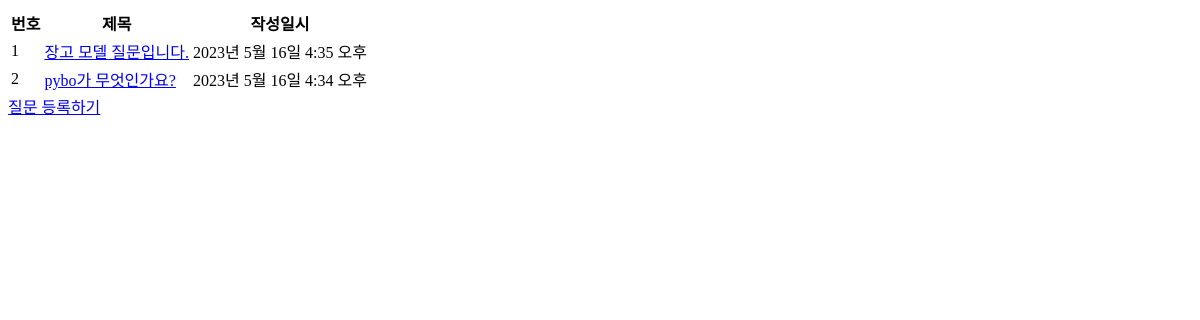
Before: / with the older database file.
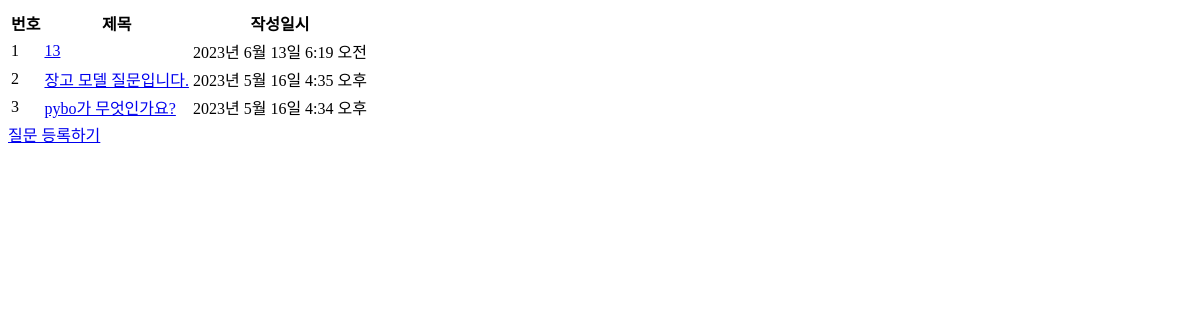
After: the same page with the newer database file.
### pybo/models.py (models this page shows, shortened)
class Question(models.Model):
    subject = models.CharField(max_length=200)
    content = models.TextField()
    create_date = models.DateTimeField()

### pybo/views.py (the view)
# urls.py: path('', views.index, name='index'),
def index(request):
    question_list = Question.objects.order_by('-create_date')
    context = {'question_list': question_list}
    return render(request, 'pybo/question_list.html', context)

### templates/pybo/question_list.html (shortened to what this page needs)
{% extends 'base.html' %}
{% block content %}
<div class="container my-3">
    <table class="table">
        <thead>
        <tr class="table-dark">
            <th>번호</th>
            <th>제목</th>
            <th>작성일시</th>
        </tr>
        </thead>
        <tbody>
        {% if question_list %}
        {% for question in question_list %}
        <tr>
            <td>{{ forloop.counter }}</td>
            <td>
                <a href="{% url 'pybo:detail' question.id %}">{{ question.subject }}</a>
            </td>
            <td>{{ question.create_date }}</td>
        </tr>
        {% endfor %}
        {% else %}
        <tr>
            <td colspan="3">질문이 없습니다.</td>
        </tr>
        {% endif %}
        </tbody>
    </table>
     <a href="{% url 'pybo:question_create' %}" class="btn btn-primary">질문 등록하기</a>
</div>
{% endblock %}

### templates/base.html (shortened to what this page needs)
{% load static %}
<!doctype html>
<html lang="ko">
<head>
    <link rel="stylesheet" type="text/css" href="{% static 'bootstrap.min.css' %}">
    <link rel="stylesheet" type="text/css" href="{% static 'style.css' %}">
</head>
<body>
{% block content %}
{% endblock %}
</body>
</html>

Changed rows visible on the page:
added Question: subject "13", create_date "2023년 6월 13일 6:19 오전"
